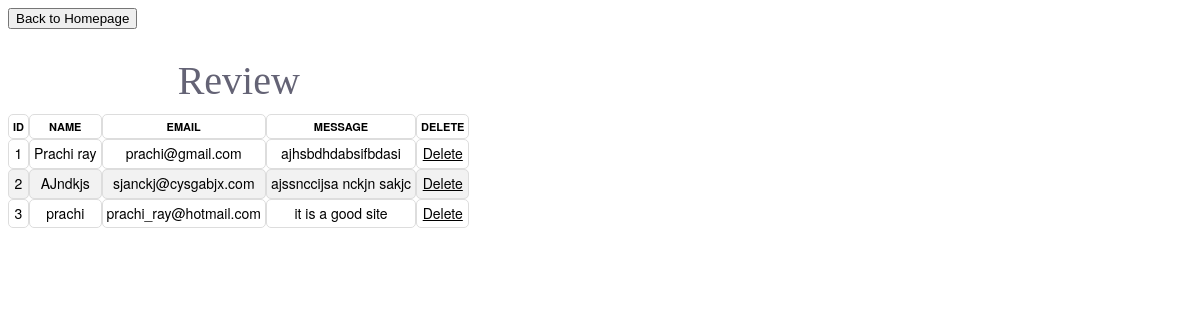
Screenshot of /review.php (signed in) with the database file from the repository.
### tables this page shows
CREATE TABLE `review` (
  `id` int(6) UNSIGNED NOT NULL,
  `name` varchar(30) NOT NULL,
  `email` varchar(50) DEFAULT NULL,
  `msg` varchar(200) NOT NULL,
  `reg_date` timestamp NOT NULL DEFAULT CURRENT_TIMESTAMP ON UPDATE CURRENT_TIMESTAMP
);

### review.php (the view, shortened to what this page needs)
<!DOCTYPE html>
<html>
  <head>
    <link rel="stylesheet"  href="css/panel.css" />
  </head>
  <body>
       <input type="button" value="Back to Homepage" onclick="window.location.href='resview.php';"/><br><br>
<?php
   include("session.php");
$q=1;
       $sql = "SELECT * FROM review order by  id";
      $retval = mysqli_query( $db, $sql );
?>
<table>
  <caption>Review</caption>
  <thead>
  <tr>
    <th><label>ID</label></th>
    <th><label>Name</label></th>
    <th><label>Email</label></th>
    <th><label>Message</label></th>
    <th><label>Delete</label></th>
  </tr>
</thead>
<?php
      while($row = mysqli_fetch_assoc($retval)){
?>
  <tr>
      <td> <label><?php echo $q; ?></label> </td>
        <td> <label><?php echo "{$row['name']}" ?> </label></td>
          <td> <label><?php echo "{$row['email']}" ?> </label></td>
            <td> <label><?php echo "{$row['msg']}" ?> </label></td>
                  <?php
                      echo '<td><a href="revdel.php?id=' . $row['id'] . '">Delete</a></td>';
                  ?>
    </tr>
    <?php
$q++;
     }
?>
</body>
</html>

### css/panel.css (style rules this page uses)
body, html { overflow-y: scroll; }
table { border-collapse: separate; border-spacing: 0; color: #4a4a4d; font: 14px/1.4 "Helvetica Neue", Helvetica, Arial, sans-serif; }
caption { margin: 10px 0; font: 40px Georgia, Serif; color: #646375; }
a { color: black; }
th,td { border: 1px solid #ddd; padding: 4px; text-align: center; }
thead { background-color: : #646375; text-align: center; font-size: 11px; text-transform: uppercase; }
tbody tr:nth-child(even) { background-color: #f2f2f2; }
tbody tr:nth-child(odd) { color: #646375; }
td { border-radius: 5px; width: auto; }
th { border-radius: 5px; width: auto; }
label { color: black; }

### rows the page displays
review: name "Prachi ray", email "prachi@gmail.com", msg "ajhsbdhdabsifbdasi"
review: name "AJndkjs", email "sjanckj@cysgabjx.com", msg "ajssnccijsa nckjn sakjc"
review: name "prachi", email "prachi_ray@hotmail.com", msg "it is a good site"
